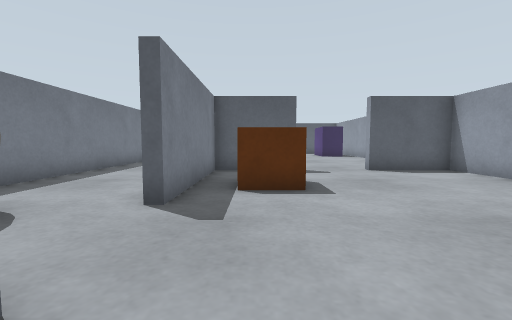
view 1 (above)

18 first-person views from a walk through a world built for the Gazebo simulator. The camera is 0.46 m above the floor, tilts 4° down and sees 90° across. The floor is counted in squares, 0.5 m on a side. Each view is taken from the middle of a square. On the plan, view 1 faces up. The plan holds only what a view shows up to about 10 squares ahead; the rest is blank. The place goes on beyond the plan.

view 2
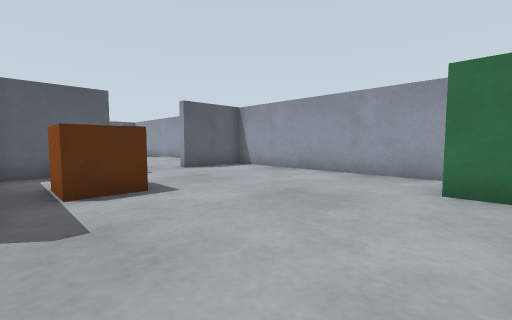

view 3
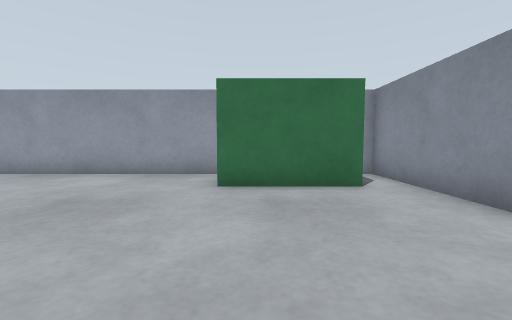

view 4
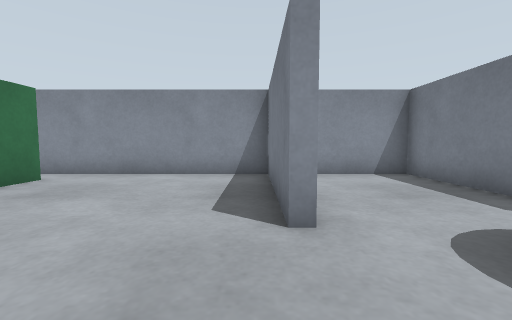

view 5
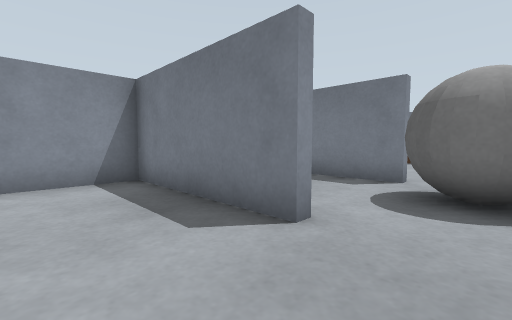

view 6
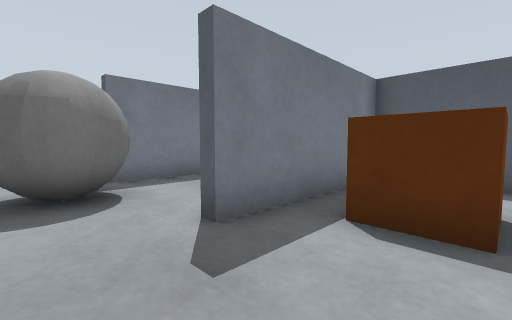

view 7
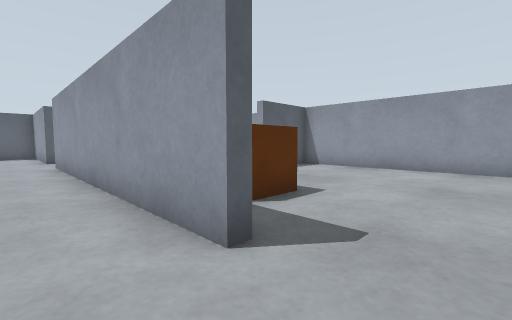

view 8
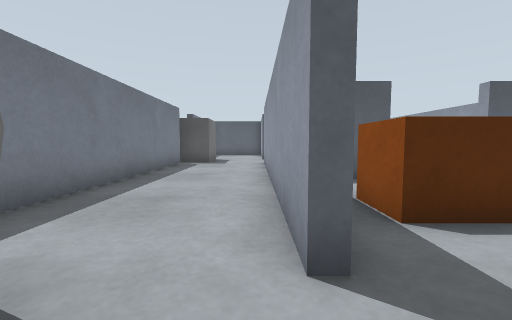

view 9
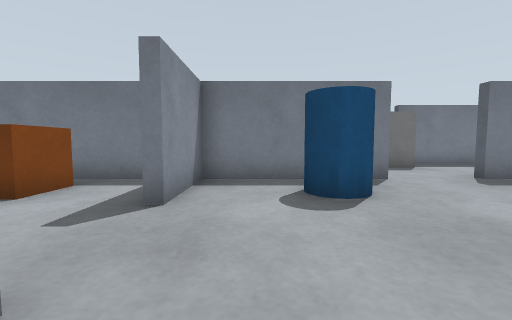

view 10
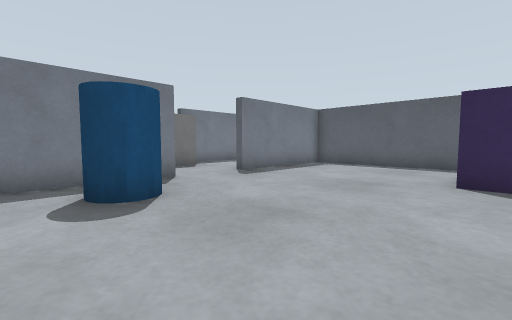

view 11
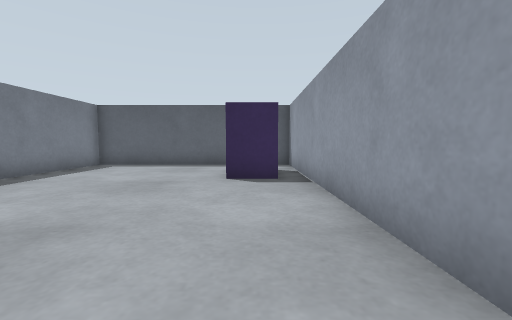

view 12
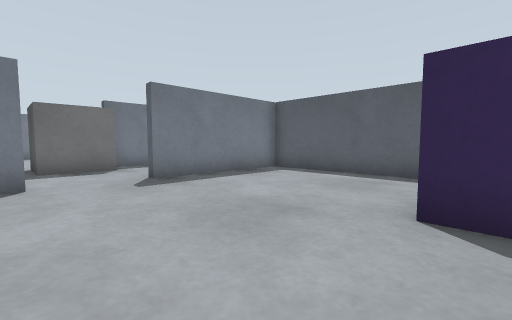

view 13
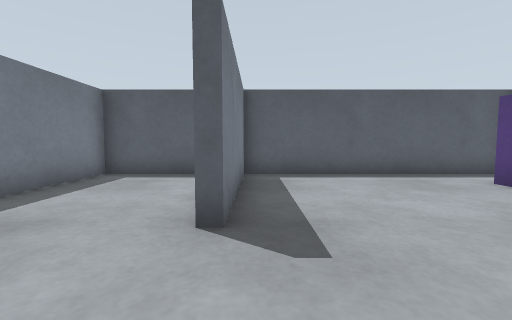

view 14
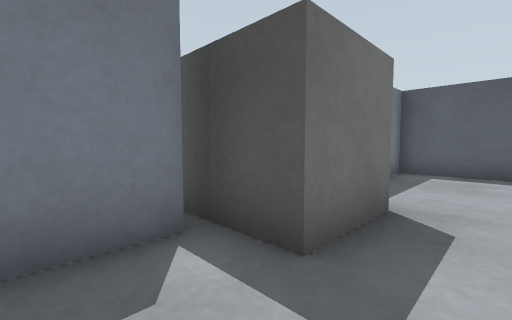

view 15
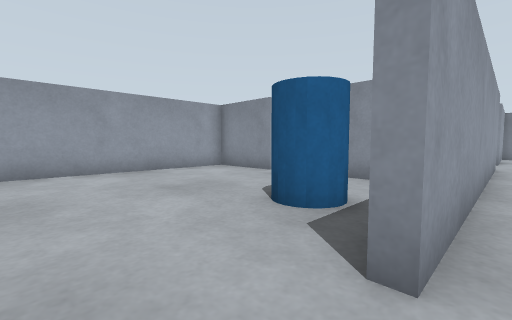

view 16
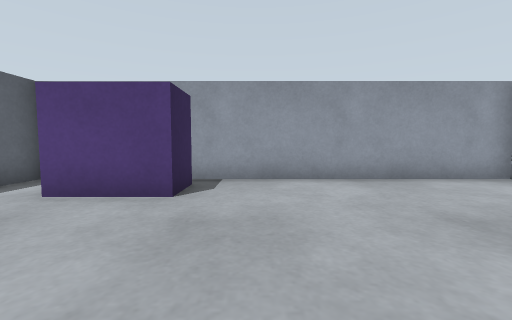

view 17
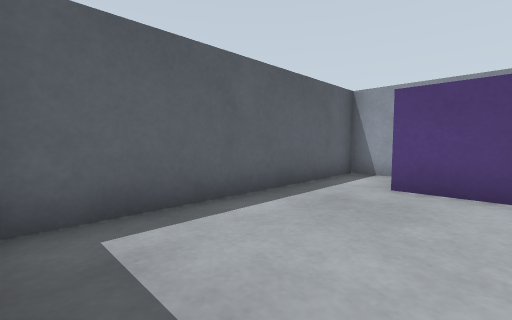

view 18
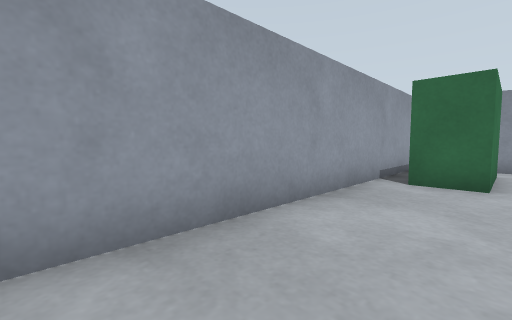

### Floor plan
Points are (right, up) in squares from view 1. A wall is a line through its corners. A room is listed if a view was taken in it or the views show most of it. See-through windows are left out.
Room 1 (views 1, 2, 3, 4, 5, 6, 18)
walls: (-1.8, 1.3) (-1.3, 1.3) (-1.3, -3.4) (6.4, -3.4) (6.4, 8.3) (3.7, 8.3); (1.3, 8.6) (1.3, 8.3) (-1.3, 8.3) (-1.3, 3.7)
ways out: opening at (-2, 2.5) to room 2; opening at (2.5, 8) to room 3
objects: brown box (0, 5) to (1, 6); green box (5, -2) to (5, 1)
Room 2 (views 7, 8, 14, 15)
walls: (-5.3, 13.2) (-5.3, 3.8); (-1.3, 3.7) (-1.6, 3.7) (-1.6, 13.3); (-1.3, 15.7) (-1.8, 15.7); (-5.3, 1.4) (-5.3, -3.4) (-2.8, -3.4); (-2.8, 20.3) (-5.3, 20.3) (-5.3, 16.4)
ways out: opening at (-2, 2.5) to room 1; opening at (-2, 14.5) to room 3; gap at (-6, 1); gap at (-6, 4); gap at (-6, 13)
objects: grey box (-6, 14) to (-4, 15); grey ball (-5, 2) to (-3, 3)
Room 3 (views 9, 10, 11, 12, 13, 16, 17)
walls: (-1.6, 13.3) (-1.3, 13.3) (-1.3, 12.9); (-1.3, 11.2) (-1.3, 8.6) (1.3, 8.6); (3.7, 8.3) (3.7, 8.6) (6.4, 8.6) (6.4, 20.3) (-1.3, 20.3) (-1.3, 15.7)
ways out: opening at (2.5, 8) to room 1; opening at (-2, 14.5) to room 2
objects: pillar (0, 11) to (1, 12); cabinet (5, 17) to (5, 18)

Positions as (right, up) in squares from view 1, and headings:
1: (0, 0), facing up
2: (-1, 0), facing up-right
3: (-1, 0), facing right
4: (-1, 4), facing down
5: (1, 3), facing down-left
6: (1, 2), facing up-left
7: (-3, 2), facing up-right
8: (-2, 2), facing up
9: (5, 10), facing left
10: (5, 10), facing up-left
11: (5, 10), facing up
12: (5, 13), facing up-left
13: (-1, 13), facing up
14: (-3, 12), facing up-left
15: (-2, 15), facing down-right
16: (0, 15), facing right
17: (-1, 17), facing up-right
18: (4, 7), facing down-right
